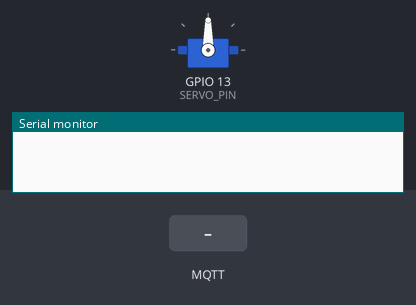
The sketch below on a simulated ESP8266 (NodeMCU). Shown: servo, the last lines printed to the serial monitor. The test bench sets the inputs (shaded band). WiFi joins after 1.5 s; servers stay silent unless stated; no MQTT or app messages arrive unless stated.

Above: at 2.7 s.
2.8 s: MQTT message "1" arrives on the first subscribed topic
5.8 s: MQTT message "0" arrives on the first subscribed topic
At 8.6 s:
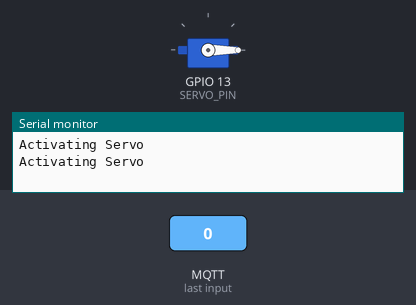
8.8 s: MQTT message "2" arrives on the first subscribed topic
At 9.26 s:
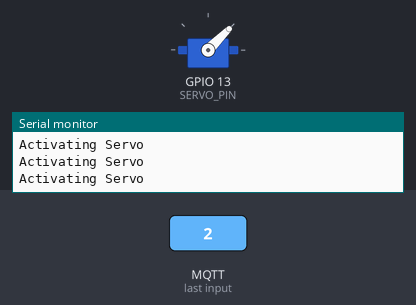
11.8 s: MQTT message "on" arrives on the first subscribed topic
At 12.56 s:
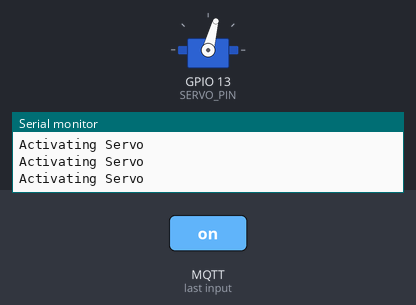
Timing chart, 0 to 15.4 s (numbered marks = the images above; inputs shaded):
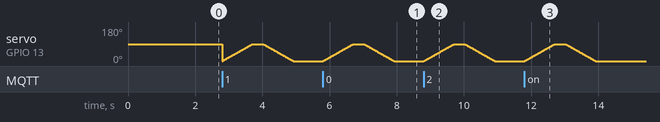

Measured:
- after the input at 5.8 s, servo on GPIO 13 (SERVO_PIN): rises from 0° to 90° in 0.90 s, then falls to 0° in 1.2 s
- after the input at 8.8 s, servo on GPIO 13 (SERVO_PIN): rises from 0° to 90° in 0.90 s, then falls to 0° in 1.2 s
- after the input at 11.8 s, servo on GPIO 13 (SERVO_PIN): rises from 0° to 90° in 0.90 s, then falls to 0° in 1.2 s

The sketch:

Servo_with_server.ino
```cpp
#ifdef ESP8266
#include <ESP8266WiFi.h>
#else
#include <WiFi.h>
#endif
#include <Servo.h> // https://github.com/RoboticsBrno/ServoESP32
#include <WiFiManager.h> // https://github.com/tzapu/WiFiManager
#include <PubSubClient.h>

#define BROKER_ADDRESS "broker.hivemq.com"
#define BROKER_USERNAME ""
#define BROKER_PASSWORD ""
#define BROKER_CLIENT_ID "btkServo1Client"

#define SERVO_PIN 13
#define SERVO_TOPIC "btk/atuadores/idServo1/press"

Servo myServo;

WiFiClient wifiClient;
PubSubClient mqttClient(BROKER_ADDRESS, 1883, wifiClient);

void setupWifi() {
  WiFi.mode(WIFI_STA);
  WiFiManager wifiManager;

  //  wifiManager.resetSettings();

  bool isConnected = wifiManager.autoConnect("SERVO", "password");

  if (!isConnected) {
    Serial.println("Failed to connect.");
    ESP.restart();
  }
}

void pressServoButton(int pressTime = 500, int interationDelay = 15)
{
  Serial.println("Activating Servo");

  for (int posDegrees = 0; posDegrees <= 90; posDegrees++) {
    myServo.write(posDegrees);
    delay(interationDelay);
  }

  delay(pressTime);

  for (int posDegrees = 90; posDegrees >= 0; posDegrees--) {
    myServo.write(posDegrees);
    delay(interationDelay);
  }
}

void handleReceivedMessage(char* topic, byte* payload, unsigned int length) {
  String message = String((char*)payload).substring(0, length);

  if (String(topic) == String(SERVO_TOPIC)) {
    pressServoButton(300, 10);
  }
}

void setup()
{
  Serial.begin(9600);

  setupWifi();

  myServo.attach(SERVO_PIN);

  if (! mqttClient.connect(BROKER_CLIENT_ID, BROKER_USERNAME, BROKER_PASSWORD)) {
    ESP.restart();
  }

  mqttClient.setCallback(handleReceivedMessage);
  mqttClient.subscribe(SERVO_TOPIC);
}

void loop()
{
  mqttClient.loop();
}
```
